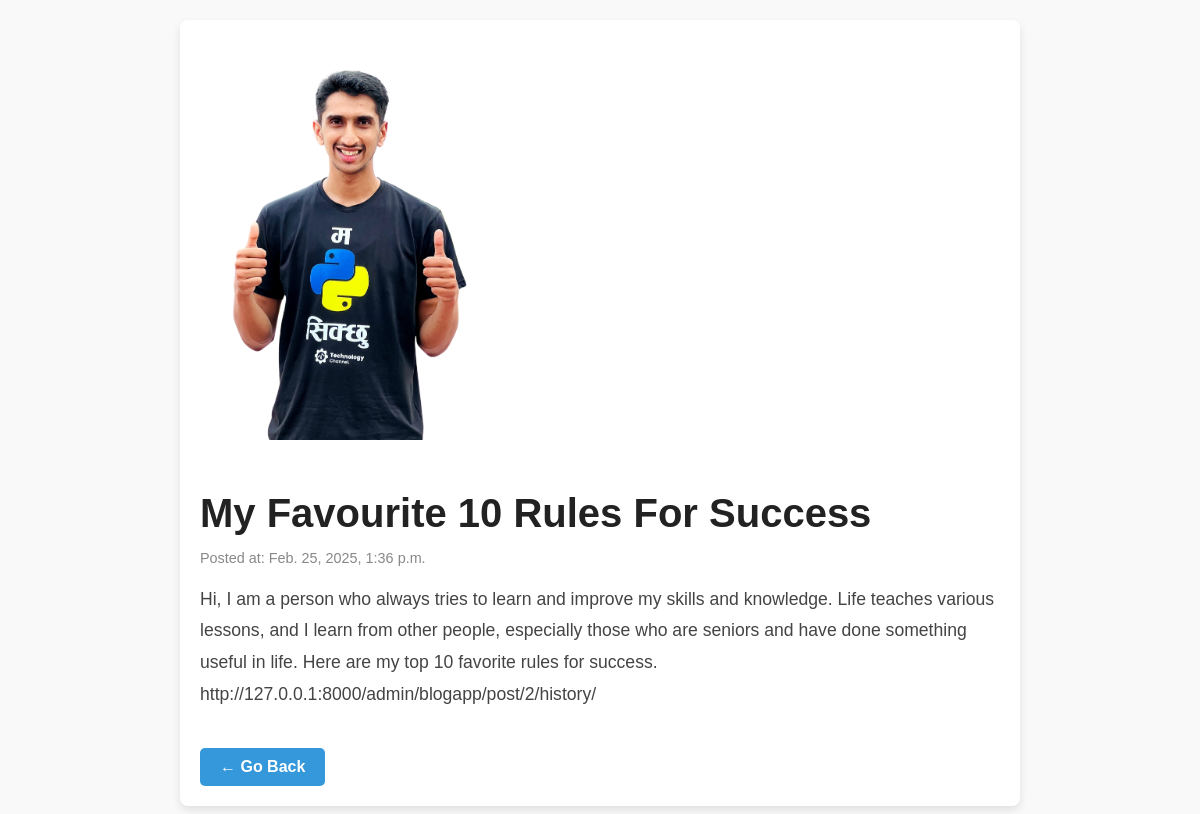
The app's page /blog/post/2/ with its own data.
### blogapp/models.py (models this page shows, shortened)
class Post(models.Model):
    title = models.CharField(max_length=100)
    content = models.TextField()
    created_at = models.DateTimeField(auto_now_add=True)
    updated_at = models.DateTimeField(auto_now=True)
    blog_image = models.ImageField(upload_to='images/')

### blogapp/views.py (the view)
# urls.py: path('post/<int:pk>/',views.post_detail,name='post_detail'),
def post_detail(request,pk):
    post = Post.objects.get(pk=pk)
    return render(request,'blogapp/post_detail.html',{
        'post':post
    })

### blogapp/templates/blogapp/post_detail.html (shortened to what this page needs)
<!DOCTYPE html>
<html lang="en">
<head>
</head>
<body>
    <div class="post-container">
        <img src="{{ post.blog_image.url }}" alt="Blog Image" class="post-image" >
        <h1>{{ post.title }}</h1>
        <p class="post-meta">Posted at: {{ post.created_at }}</p>
        <p class="post-content">{{ post.content }}</p>
        <a href="{% url 'index' %}" class="back-button">← Go Back</a>
    </div>
</body>
</html>

### blogapp/templates/blogapp/post_detail.html (style rules this page uses)
body { font-family: 'Poppins', sans-serif; background-color: #f9f9f9; color: #333; margin: 0; padding: 20px; text-align: center; }
.post-container { max-width: 800px; margin: 0 auto; background: #fff; padding: 20px; border-radius: 8px; box-shadow: 0px 4px 8px rgba(0, 0, 0, 0.1); text-align: left; }
.post-image { max-height: 400px; object-fit: cover; border-radius: 8px; margin-bottom: 20px; }
h1 { font-size: 2.5rem; color: #222; margin-bottom: 10px; }
.post-meta { font-size: 0.9rem; color: #888; margin-bottom: 15px; }
.post-content { font-size: 1.1rem; line-height: 1.8; color: #444; }
.back-button { display: inline-block; margin-top: 20px; padding: 10px 20px; background: #3498db; color: white; text-decoration: none; font-weight: bold; border-radius: 5px; transition: background 0.3s ease; }

### records on screen
Post: blog_image (picture), title "My Favourite 10 Rules For Success", created_at "Feb. 25, 2025, 1:36 p.m.", content "Hi, I am a person who always tries to learn and improve my skills and knowledge. Life teaches various lessons, and I learn from other people, especially those who are seniors and have done something useful in life. Here are my top 10 favorite rules for success. http://127.0.0.1:8000/admin/blogapp/post/2/history/"
